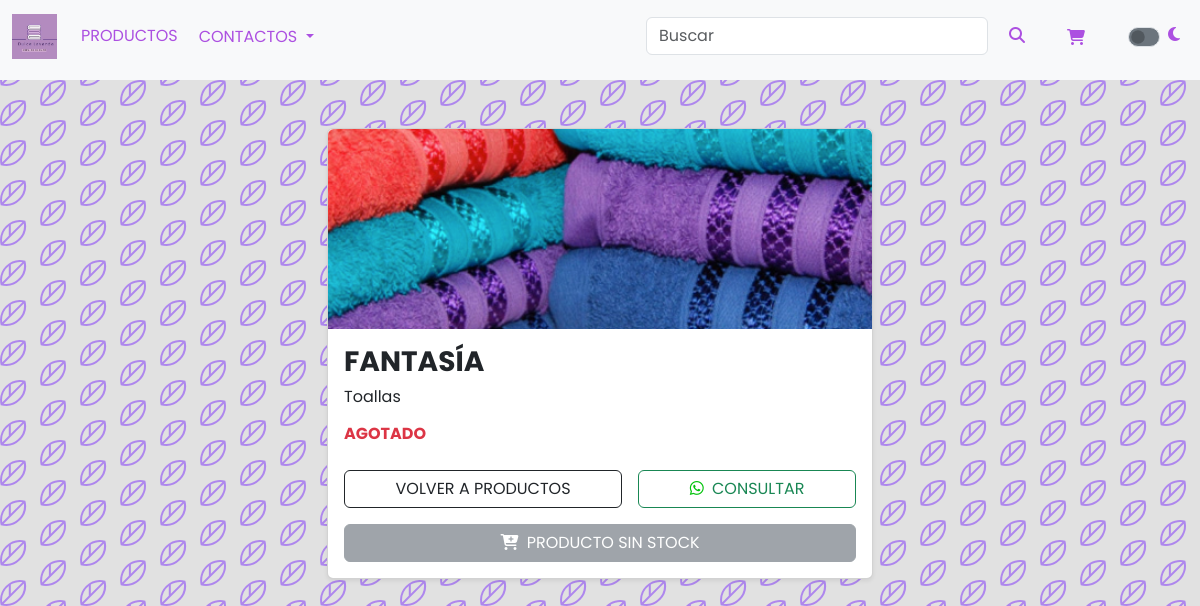
Page /producto/3/ on the earlier database version.
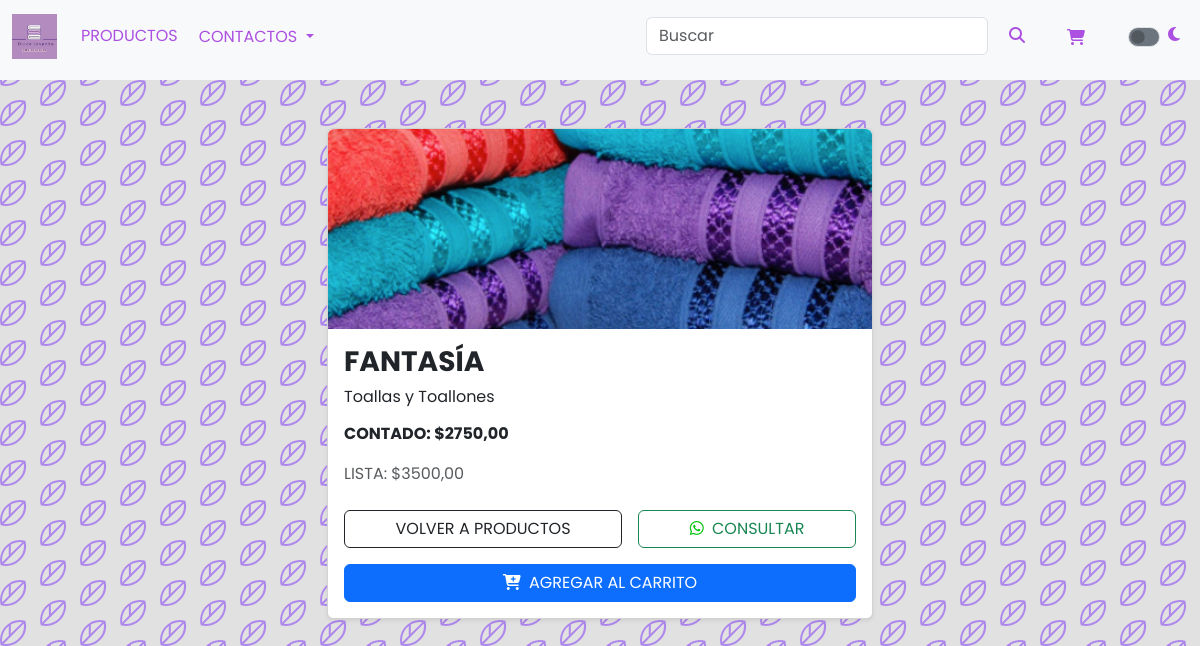
Same page on the later database version.
### app/models.py (models this page shows, shortened)
class Producto(models.Model):
    CATEGORIAS_CHOICES = [
        ('Covertores', 'Covertores - Cubrecamas'),
        ('Acolchado', 'Acolchado'),
        ('Bebe', 'Linea Bebé'),
        ('Hogar', 'Cocina'),
        ('Sábanas', 'Sábanas'),
        ('Accesorios', 'Accesorios'),
        ('Toallas y Toallones', 'Toallas y Toallones'),
        ('Bano', 'Baño'),
        ('Almohadas', 'Almohadas'),
        ('Cortinas', 'Cortinas'),
        ('Frazadas', 'Frazadas'),
    ]
    DISPONIBILIDAD = [
        ("Disponible", "Disponible"),
        ("Sin stock", "Sin stock")
    ]
    codigo_proveedor = models.CharField(max_length=5, blank=True, default='/')
    nombre = models.CharField(max_length=100)
    categoria = models.CharField(max_length=50, choices=CATEGORIAS_CHOICES)
    imagen = models.ImageField(upload_to='productos/', blank=True, null=True)
    material = models.TextField(blank=True)
    medida = models.TextField(blank=True)
    tiene_stock = models.CharField(max_length=20, choices=DISPONIBILIDAD)
    precio_lista = models.DecimalField(max_digits=10, decimal_places=2, blank=True, null=True)
    precio_contado = models.DecimalField(max_digits=10, decimal_places=2, blank=True, null=True)
    es_oferta = models.BooleanField(default=False)
    @property
    def esta_agotado(self):
        return self.tiene_stock == "Sin stock" or self.precio_contado is None or self.precio_lista is None

### app/views.py (the view)
# urls.py: path('producto/<int:producto_id>/', views.detalle_producto, name='detalle_producto'),
def detalle_producto(request, producto_id):
    producto = get_object_or_404(Producto, id=producto_id)
    return render(request, 'detalle_producto.html', {'producto': producto})

### app/templates/detalle_producto.html (shortened to what this page needs)
{% extends 'base.html' %}
{% block content %}
<div class="container my-5">
  <div class="row justify-content-center">
    <div class="col-md-8 col-lg-6">
      <div class="card shadow-sm">
        <img src="{{ producto.imagen.url }}" class="card-img-top img-fluid rounded-top" alt="{{ producto.nombre }}">
        <div class="card-body detalle-body">
          <h3 class="card-title" style="font-weight: bold; text-transform: uppercase;">{{ producto.nombre }}</h3>
          <h6 class="card-text" style="font-weight: 400; margin-bottom: 15px;">{{ producto.categoria }}</h4>
          {% if producto.esta_agotado %}
            <p class="fw-bold text-danger">AGOTADO</p>
          {% else %}
            <p class="text-purple fw-bold">CONTADO: ${{ producto.precio_contado }}</p>
            <p class="text-muted">LISTA: ${{ producto.precio_lista }}</p>
          {% endif %}
          <div class="mt-4 d-flex flex-wrap gap-3">
            <a href="/" class="btn btn-outline-dark flex-grow-1 detalle-volver">
             VOLVER A PRODUCTOS
            </a>
            {% with mensaje='Hola! Quisiera consultar por el producto: '|add:producto.nombre %}
              <a class="btn btn-outline-success flex-grow-1 detalle-whatsapp"
                href="https://wa.me/3541662056?text={{ mensaje|urlencode }}"
                target="_blank" rel="noopener noreferrer">
                <i class="fa-brands fa-whatsapp pe-1" style="color: #00c30a;"></i> CONSULTAR
              </a>
            {% endwith %}
            {% if not producto.esta_agotado %}
              <form method="post" action="{% url 'agregar_al_carrito' producto.id %}" class="flex-grow-1">
                <button type="submit" class="btn btn-primary w-100">
                  <i class="fa-solid fa-cart-plus pe-1"></i> AGREGAR AL CARRITO
                </button>
              </form>
            {% else %}
              <button class="btn btn-secondary w-100" disabled>
                <i class="fa-solid fa-cart-plus pe-1"></i> PRODUCTO SIN STOCK
              </button>
            {% endif %}
          </div>
        </div>
      </div>
    </div>
  </div>
</div>
{% endblock %}

### app/templates/base.html (shortened to what this page needs)
<!DOCTYPE html>
<html lang="es">
<head>
    <link href="https://cdn.jsdelivr.net/npm/bootstrap@5.3.3/dist/css/bootstrap.min.css" rel="stylesheet">
    {% load static %}
    <link rel="stylesheet" href="https://cdnjs.cloudflare.com/ajax/libs/font-awesome/6.5.2/css/all.min.css" />
    <link rel="stylesheet" type="text/css" href="{% static 'css/styles.css' %}">
  </head>
<body>
    <nav class="navbar navbar-expand-lg bg-body-tertiary pb-3">
        <div class="container-fluid">
          <a class="navbar-brand" href="/.">
            <img src="{% static 'img/logo.jpg' %}" alt="Logo" width="45" height="45" class="d-inline-block align-text-top">
          </a>
          <div class="collapse navbar-collapse" id="navbarSupportedContent">
            <ul class="navbar-nav me-auto mb-2 mb-lg-0">
              <li class="nav-item">
                <a class="nav-link active nav-productos" href="/productos">PRODUCTOS</a>
              </li>
              <li class="nav-item">
                <div class="dropdown">
                    <button class="btn dropdown-toggle" type="button" data-bs-toggle="dropdown" aria-expanded="false">
                      CONTACTOS
                    </button>
                  </div>
              </li>
            </ul>
            <form class="d-flex me-3" role="search" method="get" action="{% url 'productos' %}">
              <input class="form-control me-2" type="search" placeholder="Buscar" aria-label="Search" name="nombre">
              <button class="btn btn-outline" type="submit"><i class="fa-solid fa-magnifying-glass" style="color: #ac50e1;"></i></button>
            </form>
              <a href="{% url 'carrito' %}" class="btn btn-outline mt-1 btn-carrito" style="color: #ac50e1;"><i class="fa-solid fa-cart-shopping"></i></a></li>
            <div class="form-check form-switch me-2 ">
              <input class="form-check-input" type="checkbox" id="themeSwitch">
              <label class="form-check-label" for="themeSwitch"><i class="fa-solid fa-moon" style="color: #ac50e1;"></i></label>
            </div>
          </div>
        </div>
      </nav>
    {% block content %}{% endblock %}
</body>
</html>

### static/css/styles.css (style rules this page uses)
body { font-family: 'Poppins', sans-serif; background-color: #e1e1e1; }
.navbar-brand, .nav-link, .dropdown-toggle { color: #ac50e1 !important; }
.nav-link, .dropdown-toggle { transition: background-color 0.3s, border-bottom 0.3s; }
.dropdown { margin-top: 1.8px; }
.form-check { margin-left: 30px; }
.form-check-input { width: 40px; height: 20px; background-color: #6c757d; border-radius: 20px; cursor: pointer; }
.card img { height: 200px; object-fit: cover; }

Differences in the rows shown:
changed Producto "FANTASÍA": categoria "Toallas" → "Toallas y Toallones"; precio_contado (not shown) → "2750,00"; precio_lista (not shown) → "3500,00"
Other differences:
text no longer shown: "AGOTADO PRODUCTO SIN STOCK"
text now shown: "CONTADO: $ LISTA: $ AGREGAR AL CARRITO"
